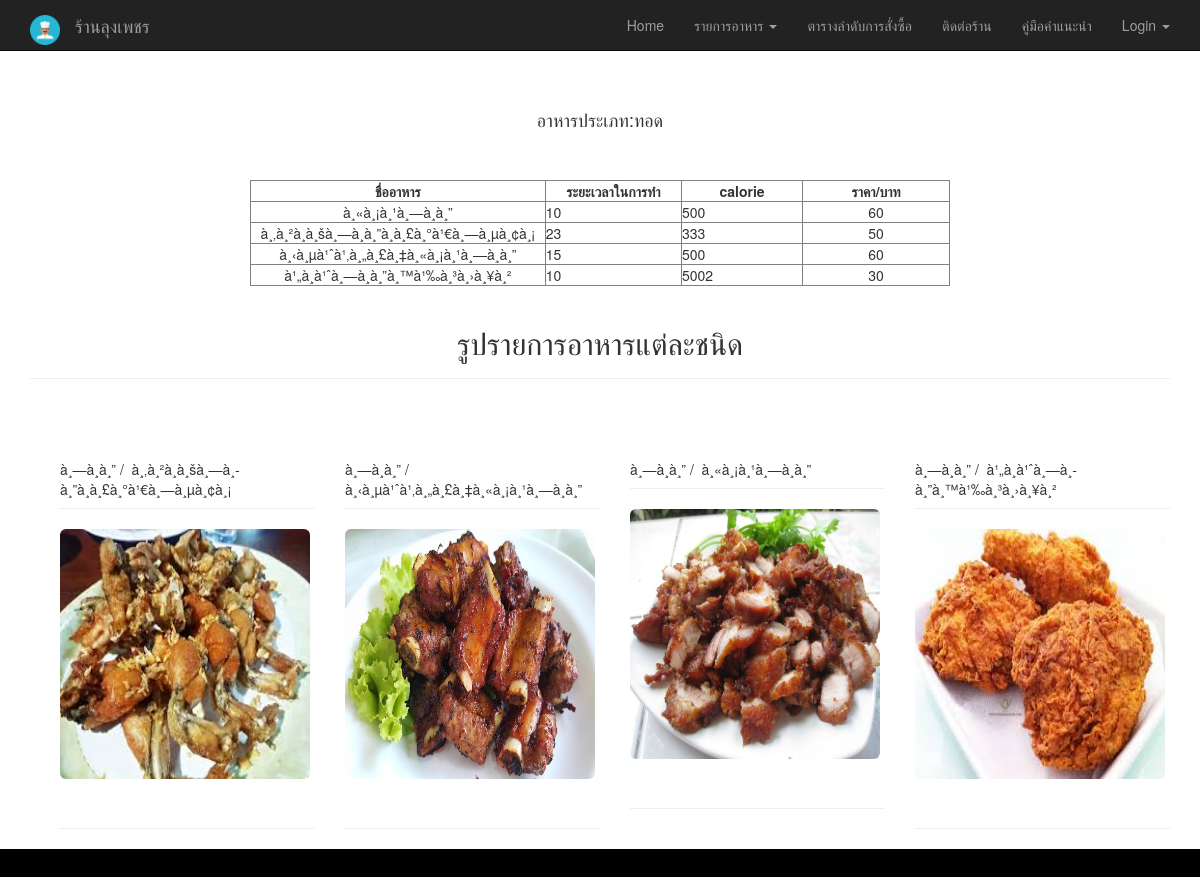
The app's page /foods2.php with its own data.
### tables this page shows
CREATE TABLE `type2` (
  `id` int(11) NOT NULL,
  `name` varchar(50) NOT NULL,
  `calorie` varchar(50) NOT NULL,
  `price` int(11) NOT NULL,
  `type` varchar(50) NOT NULL
);

CREATE TABLE `tbl_users2` (
  `userID` int(11) NOT NULL,
  `userName` varchar(111) NOT NULL,
  `userProfession` varchar(111) NOT NULL,
  `userPic` varchar(200) NOT NULL
);

### foods2.php (the view, shortened to what this page needs)
<?php
require_once 'dbconfig.php';
?>
<!DOCTYPE html>
<html>
<head>
  <link rel="stylesheet" type="text/css" href="./css/bootstrap.css">
  <link rel="stylesheet" type="text/css" href="css.css">
</head>
<body>
    <nav id="scrollingNav" class="navbar navbar-inverse navbar-fixed-top" role= "navigation">
<div class="container">
    <div class="navbar-header">
      <a class="navbar-brand">  <img class="circle" src="./image/icon5.png" width="30" height="30"  border-radius="50"/></a>
      <a class="navbar-brand" href="#">ร้านลุงเพชร</a>
    </div>
      <ul class="nav navbar-nav navbar-right">
      <li><a href="index.php">Home</a></li>
       <li class="dropdown">
          <a href="#" class="dropdown-toggle" data-toggle="dropdown" role="button" aria-haspopup="true" aria-expanded="false">รายการอาหาร <span class="caret"></span></a>
        </li>
       <li ><a href="order.php">ตารางลำดับการสั่งซื้อ</a></li>
        <li><a href="ContactUs.php">ติดต่อร้าน</a></li>
       <li><a href="document.php">คู่มือคำแนะนำ</a></li>
        <li class="dropdown">
          <a href="#" class="dropdown-toggle" data-toggle="dropdown" role="button" aria-haspopup="true" aria-expanded="false">Login <span class="caret"></span></a>
        </li>
      </ul>
    </div>
</nav>
</div> <br><br><br><br><br>
<?php
$strSQL = "SELECT * FROM type2";
$objQuery = mysql_query($strSQL) or die ("Error Query [".$strSQL."]");
?>
<div class="center">
<center><H4>อาหารประเภท:ทอด</H4></center><br><br>
<center><table width="700" border="1">
  <tr>
    <th width="91"> <div align="center">ชื่ออาหาร </div></th>
    <th width="90"> <div align="center">ระยะเวลาในการทำ </div></th>
    <th width="80"> <div align="center">calorie </div></th>
    <th width="97"> <div align="center">ราคา/บาท </div></th>
  </tr></center>
<?php
while($objResult = mysql_fetch_array($objQuery))
{
?>
  <tr>
    <td><div align="center"><?php echo $objResult["name"];?></div></td>
    <td><?php echo $objResult["type"];?></td>
    <td><?php echo $objResult["calorie"];?></td>
    <td><div align="center"><?php echo $objResult["price"];?></div></td>
  </tr>
<?php
}
?>
</table></div>
<div class="container">
  <div class="page-header">
      <center><h1 class="h2">รูปรายการอาหารแต่ละชนิด</h1> </center>
    </div>
<br />
<div class="container">
<?php
  $stmt = $DB_con->prepare('SELECT userID, userName, userProfession, userPic FROM tbl_users2 ORDER BY userID DESC');
  $stmt->execute();
  if($stmt->rowCount() > 0)
  {
    while($row=$stmt->fetch(PDO::FETCH_ASSOC))
    {
      extract($row);
      ?>
      <div class="col-xs-3">
        <p class="page-header"><?php echo $userName."&nbsp;/&nbsp; ".$userProfession; ?> </p>
        <img src="user_images2/<?php echo $row['userPic']; ?>" class="img-rounded" width="250px" height="250px" />
        <p class="page-header">
        </p>
      </div>
      <?php
    }
  }
?>
</div>
</div>
<footer>  </footer>
</body>

### css.css (style rules this page uses)
body { background-color: #FFFFFF; }
h1 { font-size: 12px; }

### foods2.php (style rules this page uses)
footer { padding: 1em; color: white; background-color: black; clear: left; text-align: center; }

### records on screen
type2: name "à¸«à¸¡à¸¹à¸—à¸­à¸”", type "10", calorie "500", price "60"
type2: name "à¸‚à¸²à¸à¸šà¸—à¸­à¸”à¸à¸£à¸°à¹€à¸—à¸µà¸¢à¸¡", type "23", calorie "333", price "50"
type2: name "à¸‹à¸µà¹ˆà¹‚à¸„à¸£à¸‡à¸«à¸¡à¸¹à¸—à¸­à¸”", type "15", calorie "500", price "60"
type2: name "à¹„à¸à¹ˆà¸—à¸­à¸”à¸™à¹‰à¸³à¸›à¸¥à¸²", type "10", calorie "5002", price "30"
tbl_users2: userName "à¸—à¸­à¸”", userProfession "à¸‚à¸²à¸à¸šà¸—à¸­à¸”à¸à¸£à¸°à¹€à¸—à¸µà¸¢à¸¡", userPic (picture)
tbl_users2: userName "à¸—à¸­à¸”", userProfession "à¸‹à¸µà¹ˆà¹‚à¸„à¸£à¸‡à¸«à¸¡à¸¹à¸—à¸­à¸”", userPic (picture)
tbl_users2: userName "à¸—à¸­à¸”", userProfession "à¸«à¸¡à¸¹à¸—à¸­à¸”", userPic (picture)
tbl_users2: userName "à¸—à¸­à¸”", userProfession "à¹„à¸à¹ˆà¸—à¸­à¸”à¸™à¹‰à¸³à¸›à¸¥à¸²", userPic (picture)
